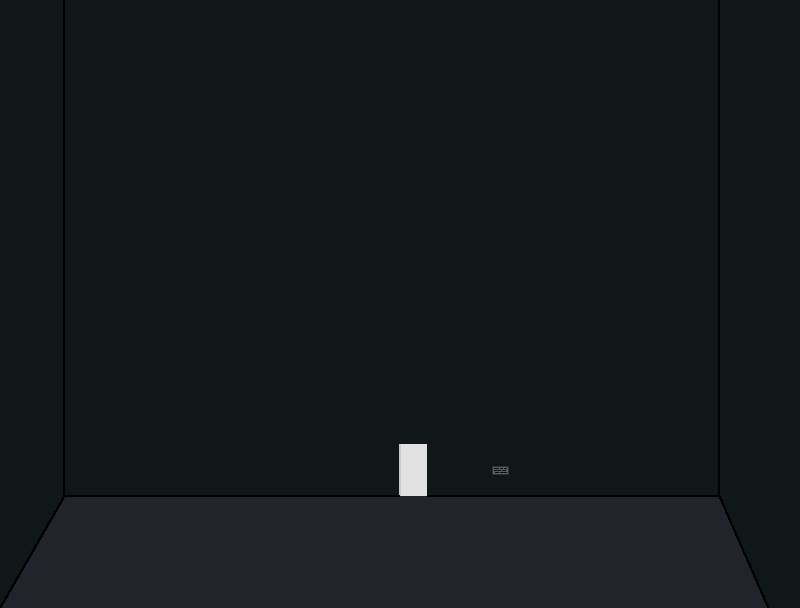

A 2D game scene composited from a Tiled map and its tileset images. What follows is a short description and the map's XML, with each tile layer's data collapsed to a summary:
An orthogonal 50x38 tile map with 16x16 px tiles, 1 tile layer (Tile Layer 1) and 2 objects.

<map version="1.0" orientation="orthogonal" renderorder="right-down" width="50" height="38" tilewidth="16" tileheight="16" nextobjectid="11">
 <tileset firstgid="1" name="viewingEnd" tilewidth="16" tileheight="16">
  <image source="viewingend.png" width="800" height="608" />
 </tileset>
 <layer name="Tile Layer 1" width="50" height="38">
  <data>[1900 cells, 1900 non-empty, 1900 distinct tile ids]</data>
 </layer>
 <objectgroup name="Object Layer 1">
  <object id="2" gid="1526" x="400" y="496">
   <properties>
    <property name="targetTilemap" value="viewing" />
    <property name="type" value="door" />
   </properties>
  </object>
  <object id="4" gid="1527" x="416" y="496">
   <properties>
    <property name="targetTilemap" value="viewing" />
    <property name="type" value="door" />
   </properties>
  </object>
 </objectgroup>
</map>
